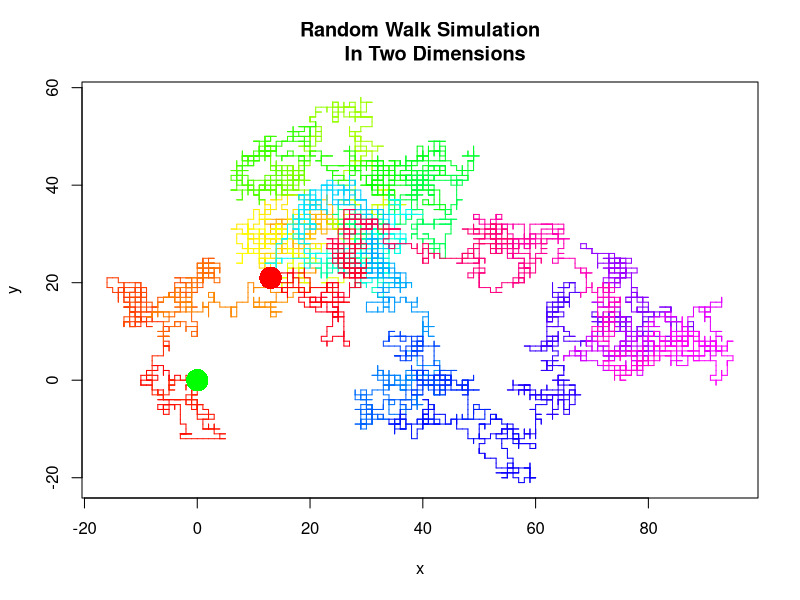

Reproduce this figure in R.
# https://stat.ethz.ch/pipermail/r-help/2010-December/261947.html

# compute path
n <- 10000
rw <- matrix(0, ncol = 2, nrow = n)
# generate the indices to set the deltas
indx <- cbind(seq(n), sample(c(1, 2), n, TRUE))

# now set the values
rw[indx] <- sample(c(-1, 1), n, TRUE)
# cumsum the columns
rw[,1] <- cumsum(rw[, 1])
rw[, 2] <- cumsum(rw[, 2])

plot(0,type="n",xlab="x",ylab="y",main="Random Walk Simulation
     In Two Dimensions",col=1:10,xlim=range(rw[,1]),ylim=range(rw[,2]))

# use 'segments' to color each path
segments(head(rw[, 1], -1)
         , head(rw[, 2], -1)
         , tail(rw[, 1], -1)
         , tail(rw[, 2], -1)
         , col = rainbow(nrow(rw) -1)  # a range of colors
)

end<-cbind(rw[10000,1],rw[10000,2])
start<-cbind(0,0)

points(start,pch=16,col="green", cex = 3)
points(end,pch=16,col="red", cex = 3)